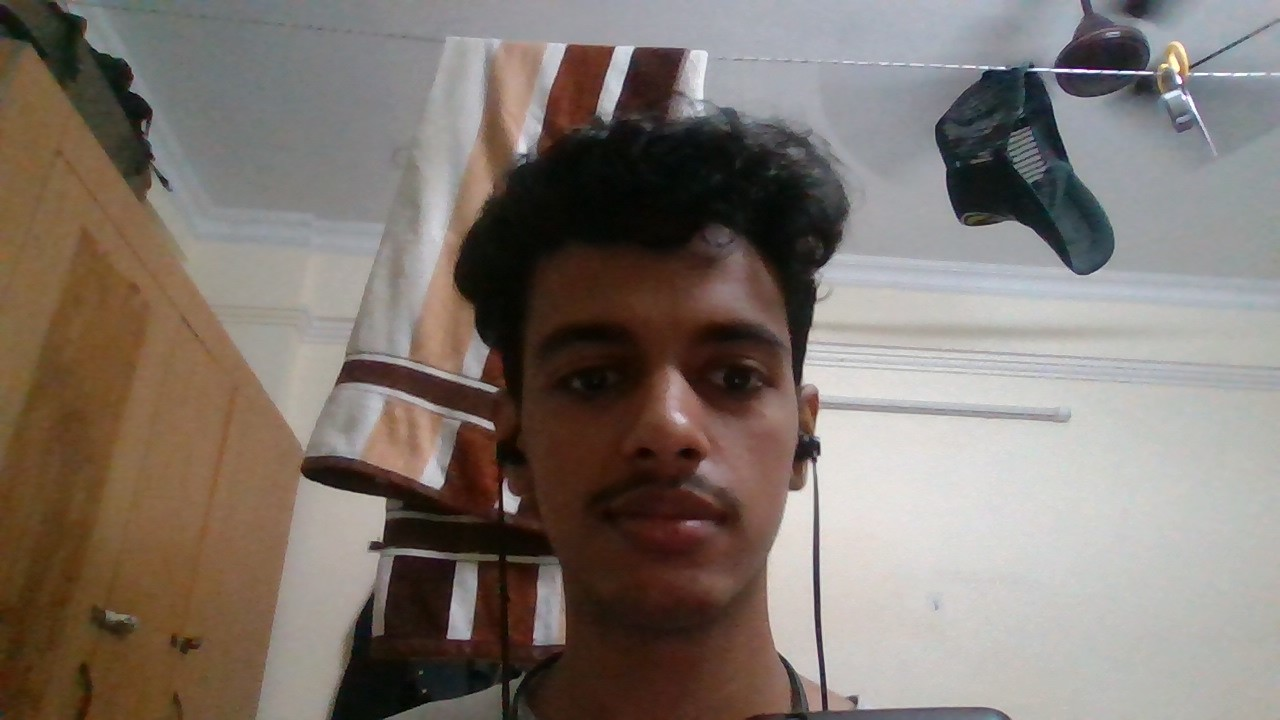
#> input picture abc.jpg, 1280 x 720 px
$ python detector.py
#> lines starting #> are read from the running program, lines starting #| are printed output that depends on the picture; after the words box and inside, x2 and y2 are one past the last pixel; in counts of white or black regions, pixels touching at a corner belong together
import cv2


trained_data = cv2.CascadeClassifier('face_data.xml')
img = cv2.imread('abc.jpg')
#> img is the input picture: shape (720, 1280, 3); mean B, G, R 110.5, 117.9, 128.1
grayed_img = cv2.cvtColor(img,cv2.COLOR_BGR2GRAY)
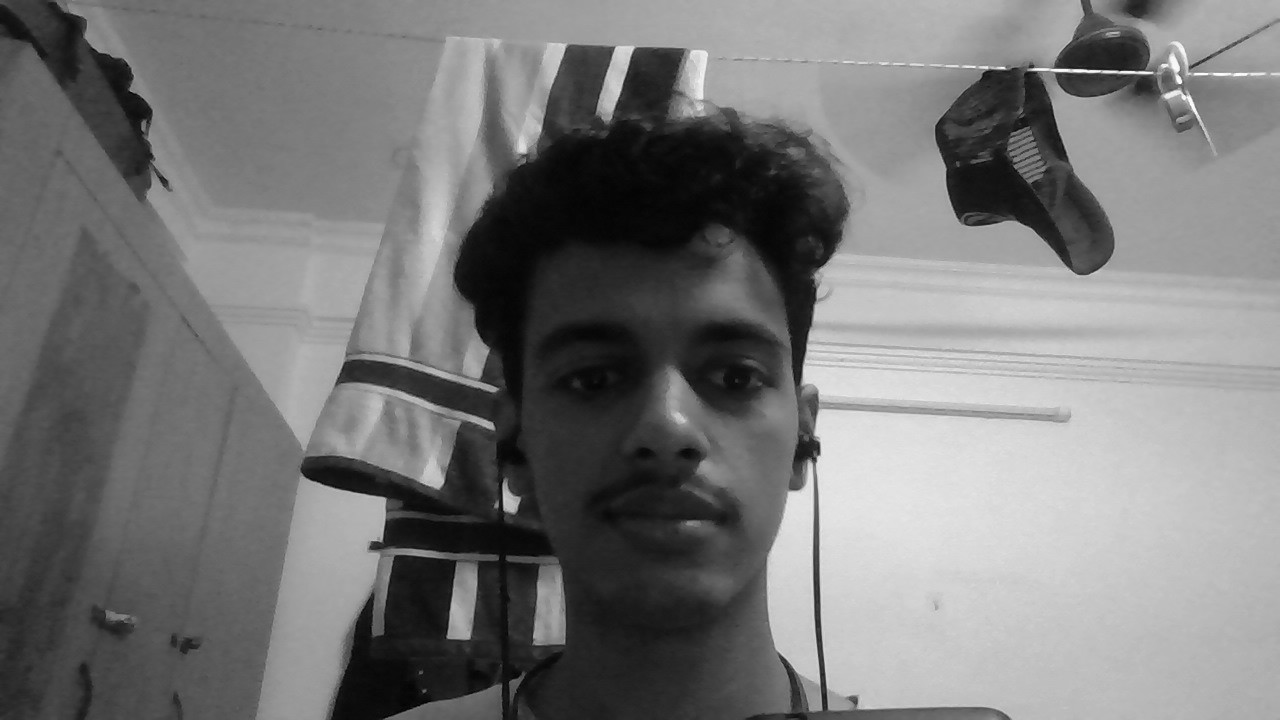
#> grayed_img: shape (720, 1280); min 0, max 254, mean 120.1
front_faces= trained_data.detectMultiScale(grayed_img)
#> front_faces = [[480, 228, 359, 359]]

for (x,y,w,h) in front_faces:
    cv2.rectangle(img,(x,y),(x+w,y+h),(0,255,0),2)
    print(front_faces)
#> this loop made 1 pass
#| [[480 228 359 359]]
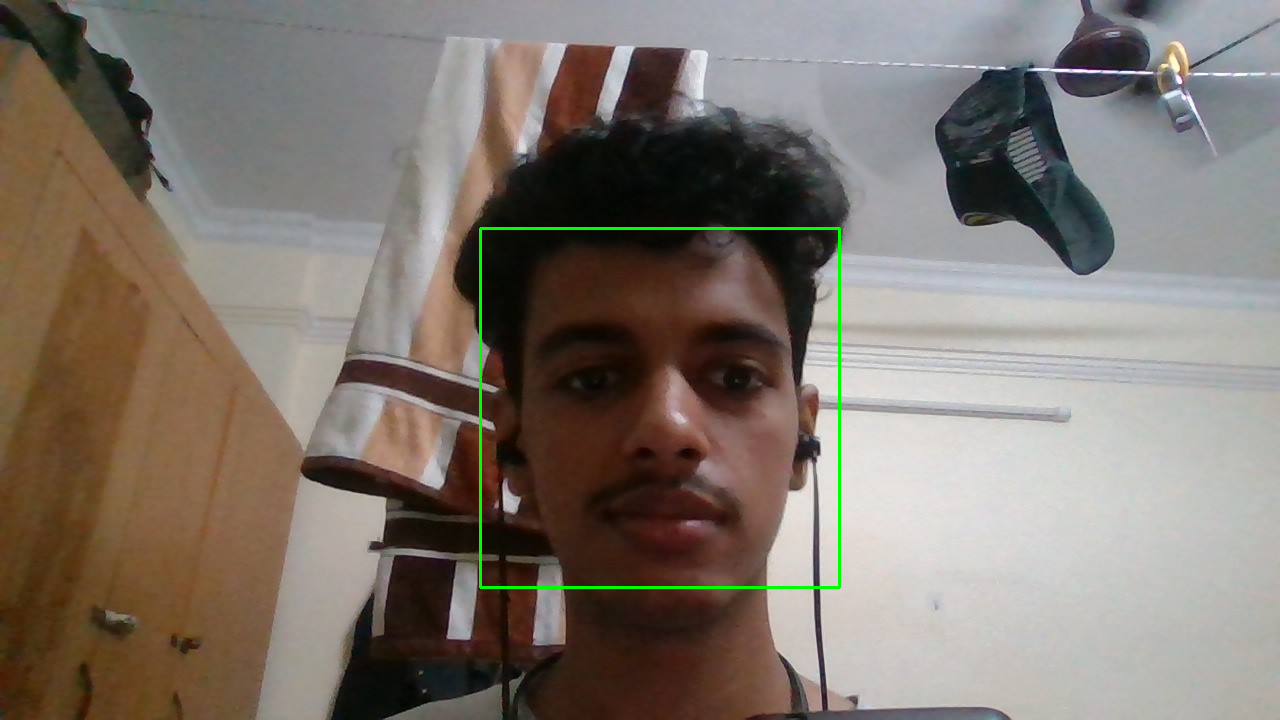
#> img: shape (720, 1280, 3); 0.47% of pixels changed, all inside (x1, y1, x2, y2) = (479, 227, 841, 589)


#> (the run stopped early here; a loop or call above may not have finished)

$ run again, with pic.png saved as abc.jpg
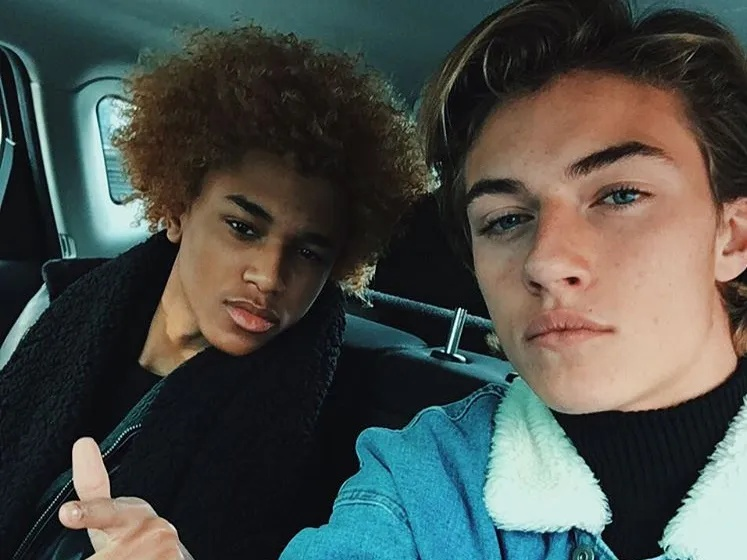
#> input picture pic.png, 747 x 560 px
#> img is the input picture: shape (560, 747, 3); mean B, G, R 72.9, 77.7, 73.4
#> `grayed_img = cv2.cvtColor(img,cv2.COLOR_BGR2GRAY)`:
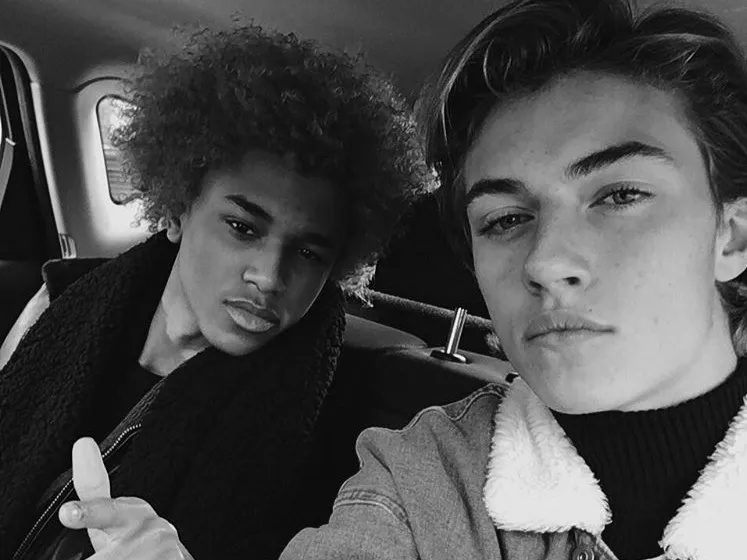
#> grayed_img: shape (560, 747); min 0, max 251, mean 75.9
#> front_faces = [[416, 100, 298, 298]]
#> the loop `for (x,y,w,h) in front_faces:` made 1 pass
#> (printed output is left out)
#> after the loop `for (x,y,w,h) in front_faces:`:
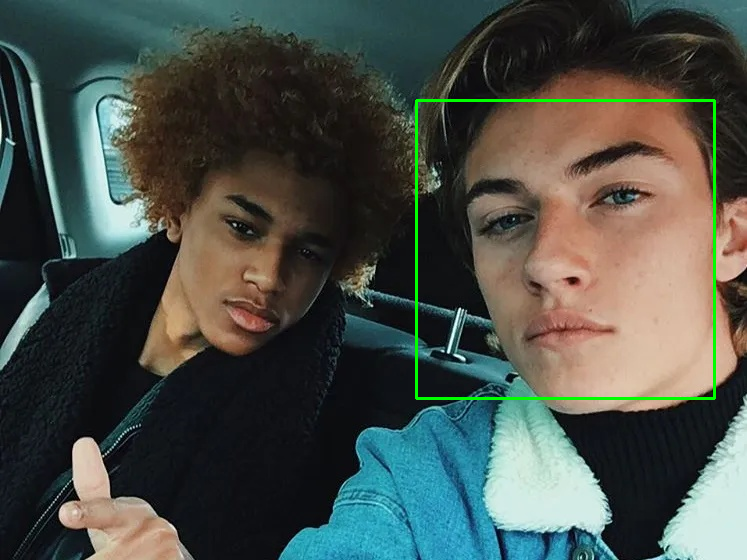
#> img: shape (560, 747, 3); 0.85% of pixels changed, all inside (x1, y1, x2, y2) = (415, 99, 716, 400)
